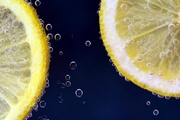
#> input picture edu/lemon.jpg, 180 x 120 px, shrunk from 720 x 480 before the run
$ python ycocg_and_rgb_bitplane.py   (older library calls are emulated)
#> lines starting #> are read from the running program, lines starting #| are printed output that depends on the picture
### edu/img_metrics.py
from PIL import Image
import numpy as np
from scipy.signal import convolve2d
from skimage.metrics import structural_similarity

def calculate_mse(original, transformed):
	return np.mean((original - transformed) ** 2)

def calculate_psnr(original, transformed):
	mse_val = calculate_mse(original, transformed)
	if mse_val == 0.0:
		return float('inf')
	signal_power = np.mean(original ** 2)
	return 10.0 * np.log10(signal_power / mse_val)

def calculate_contrast_ratio(original, transformed):
	# Calculate cumulative distributions
	cd1 = np.cumsum(original) / np.sum(original)
	cd2 = np.cumsum(transformed) / np.sum(transformed)

	# Calculate contrast ratio using the area between the cumulative distributions
	contrast_ratio_diff_val = np.sum(np.abs(cd1 - cd2))
	contrast_ratio_diff_db = 10.0 * np.log10(contrast_ratio_diff_val + 1.0)

	return contrast_ratio_diff_db

def calculate_brightness_difference(original, transformed):
	brightness_diff = np.abs(np.mean(original) - np.mean(transformed))
	return brightness_diff

# [27 lines left out: functions calculate_saturation_difference, calculate_laplacian, calculate_sharpness_threshold_measure, not called in this run]

def calculate_ssim(original, transformed):
	return structural_similarity(original, transformed, multichannel=True, channel_axis=2)

def calculate_pixel_difference(original, transformed):
	return np.sum(np.abs(original - transformed)) / np.prod(original.shape)

# [13 lines left out: function compare_metrics, not called in this run]

def print_metrics(image1_path, image2_path):
	psnr, ssim, contrast_ratio_db, brightness_diff, saturation_diff, sharpness_threshold_db, pixel_diff = compare_metrics(image1_path, image2_path)
	print(f'{image1_path} & {image2_path} | {psnr:.2f} | {ssim:.2f} | {contrast_ratio_db:.2f} | {brightness_diff:.2f} | {saturation_diff:.2f} | {sharpness_threshold_db:.2f} | {pixel_diff:.2f}')

# [28 lines that do not run on import are left out]

### edu/ycocg_and_rgb_bitplane.py
import numpy as np
from PIL import Image
from sklearn.decomposition import PCA
from pathlib import Path
from img_metrics import calculate_mse, calculate_psnr, calculate_contrast_ratio


def rgb_to_ycocg(r, g, b):
	y = r // 4 + g // 2 + b // 4
	co = r // 2 + -b // 2
	cg = -r // 4 + g // 2 + -b // 4
	return (y, co, cg)

def ycocg_to_rgb(y, co, cg):
	r = y + co + -cg
	g = y + cg
	b = y - co - cg
	return (r, g, b)

def example_rgb_to_ycocg_to_rgb():
	print('----- example_rgb_to_ycocg_to_rgb() -----')
	# Generate random RGB colors
	np.random.seed(13) # For reproducibility
	rgb_colors = np.random.randint(0, 255, size=(1000, 3))  # 1000 random colors

	# Convert RGB to YCoCg and back to RGB
	ycocg_colors = np.array([rgb_to_ycocg(*color) for color in rgb_colors])
	restored_colors = np.array([ycocg_to_rgb(*color) for color in ycocg_colors])

	# Calculate MSE and SNR
	mse_val = calculate_mse(rgb_colors, restored_colors)
	snr_val = calculate_psnr(rgb_colors, restored_colors)
	print(f"YCoCg restored MSE: {mse_val:.4f}")
	print(f"YCoCg restored PSNR: {snr_val:.2f} dB")

	print(f'YCoCg difference R: {(np.sum(rgb_colors[:, 0] - restored_colors[:, 0])) / np.sum(rgb_colors[:, 0]) * 100.0:.2f}%')
	print(f'YCoCg difference G: {(np.sum(rgb_colors[:, 1] - restored_colors[:, 1])) / np.sum(rgb_colors[:, 1]) * 100.0:.2f}%')
	print(f'YCoCg difference B: {(np.sum(rgb_colors[:, 2] - restored_colors[:, 2])) / np.sum(rgb_colors[:, 2]) * 100.0:.2f}%')

def example_ycocg_and_rgb_bitplane(image_path='lemon.jpg'):
#> called with image_path = 'lemon.jpg'
	print('----- example_ycocg_and_rgb_bitplane() -----')
	# Open the image file
	img = Image.open(image_path)
#> img is the input picture: PIL image 180x120 RGB; mean R, G, B 113.2, 110.1, 94.7
	img_array = np.array(img)
	r_array = np.zeros(img_array.shape)
	r_array[..., 0] = img_array[..., 0]
	g_array = np.zeros(img_array.shape)
	g_array[..., 1] = img_array[..., 1]
	b_array = np.zeros(img_array.shape)
	b_array[..., 2] = img_array[..., 2]

	y_array = np.zeros(img_array.shape)
	co_array = np.zeros(img_array.shape)
	cg_array = np.zeros(img_array.shape)
	co_re_array = np.zeros(img_array.shape)
	cg_re_array = np.zeros(img_array.shape)

	# Iterate through the rows and columns of the image
	for i in range(img_array.shape[0]):
		for j in range(img_array.shape[1]):
			pixel = img_array[i, j]
			y, co, cg = rgb_to_ycocg(pixel[0], pixel[1], pixel[2])
			y_array[i, j] = y
			co_array[i, j] = co
			cg_array[i, j] = cg

			co_re_array[i, j] = ycocg_to_rgb(0, co, 0)
			cg_re_array[i, j] = ycocg_to_rgb(0, 0, cg)

			linear_index = j * img_array.shape[0] + i
			if linear_index % 100_000 == 0:
				print(f"Pixel ({i + 1}, {j + 1}): {pixel}")
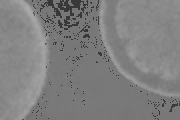
#> cg_array: shape (120, 180, 3) float64; min 51, max 169, mean 127.4
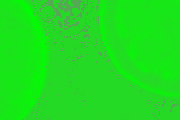
#> cg_re_array: shape (120, 180, 3) float64; mean R, G, B -127.4, 127.4, -127.4; drawn with min black and max white
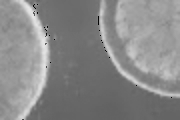
#> co_array: shape (120, 180, 3) float64; min 2, max 229, mean 136.4
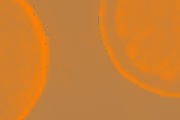
#> co_re_array: shape (120, 180, 3) float64; mean R, G, B 136.4, 0, -136.4; drawn with min black and max white
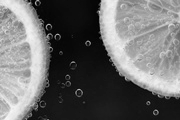
#> y_array: shape (120, 180, 3) float64; min 1, max 245, mean 106

	Path("ycocg_converted").mkdir(parents=True, exist_ok=True)
	r_img = Image.fromarray(r_array.astype(np.uint8))
	r_img.save('ycocg_converted/r_img.png')
	g_img = Image.fromarray(g_array.astype(np.uint8))
	g_img.save('ycocg_converted/g_img.png')
	b_img = Image.fromarray(b_array.astype(np.uint8))
	b_img.save('ycocg_converted/b_img.png')

	y_img = Image.fromarray(y_array.astype(np.uint8))
	y_img.save('ycocg_converted/y_img.png')
	co_img = Image.fromarray(co_array.astype(np.uint8))
	co_img.save('ycocg_converted/co_img.png')
	cg_img = Image.fromarray(cg_array.astype(np.uint8))
	cg_img.save('ycocg_converted/cg_img.png')
	co_re_img = Image.fromarray(co_re_array.astype(np.uint8))
	co_re_img.save('ycocg_converted/co_re_img.png')
	cg_re_img = Image.fromarray(cg_re_array.astype(np.uint8))
	cg_re_img.save('ycocg_converted/cg_re_img.png')

	Path("rgb_bitplanes").mkdir(parents=True, exist_ok=True)
	for i in range(8):
		img_bitplane_array = (img_array & (1 << i) != 0).astype(np.uint8) * 255
		img_bitplane = Image.fromarray(img_bitplane_array)
		img_bitplane.save(f'rgb_bitplanes/img_rgb_bitplane_{i}.png')
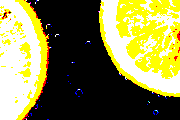
#> img_bitplane: PIL image 180x120 RGB; mean R, G, B 135.3, 132.5, 76.6

def example_pca_components(image_path='lemon.jpg'):
#> called with image_path = 'lemon.jpg'
	print('----- example_pca_components() -----')
	# Open the image file
	img = Image.open(image_path)
	img_array = np.array(img)
	x, y, ch = img_array.shape
	img_array_r = img_array[..., 0]
	img_array_g = img_array[..., 1]
	img_array_b = img_array[..., 2]

	pca_component_test = x // 64
	pca = PCA(n_components=pca_component_test)
	img_array_r_pc = pca.fit_transform(img_array_r)
	img_array_r_re = pca.inverse_transform(img_array_r_pc)
	img_array_g_pc = pca.fit_transform(img_array_g)
	img_array_g_re = pca.inverse_transform(img_array_g_pc)
	img_array_b_pc = pca.fit_transform(img_array_b)
	img_array_b_re = pca.inverse_transform(img_array_b_pc)

	Path("pca_component_test").mkdir(parents=True, exist_ok=True)
	img_r_edit_pca = Image.fromarray(img_array_r_re.astype(np.uint8), 'L')
	img_r_edit_pca.save(f'pca_component_test/img_r_edit_pca_{pca_component_test}.png')
	img_g_edit_pca = Image.fromarray(img_array_g_re.astype(np.uint8), 'L')
	img_g_edit_pca.save(f'pca_component_test/img_g_edit_pca_{pca_component_test}.png')
	img_b_edit_pca = Image.fromarray(img_array_b_re.astype(np.uint8), 'L')
	img_b_edit_pca.save(f'pca_component_test/img_b_edit_pca_{pca_component_test}.png')

	Path("pca_component_iter").mkdir(parents=True, exist_ok=True)
	print(f"PCA (n_components) | PSNR | Contrast Ratio Difference")
	for i in range(0, x + 1, 10):
		pca = PCA(n_components=i)
		img_array_b_pc = pca.fit_transform(img_array_r)
		img_array_b_re = pca.inverse_transform(img_array_b_pc)
		img_b_edit = Image.fromarray(img_array_b_re.astype(np.uint8), 'L')
		img_b_edit.save(f'pca_component_iter/img_b_{i}.png')

		psnr_val = calculate_psnr(img_array_r, img_array_b_re)
		contrast_ratio_diff_val = calculate_contrast_ratio(img_array_r, img_array_b_re)
		print(f"{i} | {psnr_val:.2f} dB | {contrast_ratio_diff_val:.2f} dB")
#> this loop made 13 passes
#| 0 | -17.75 dB | 31.72 dB
#| 10 | -3.58 dB | 4.60 dB
#| 20 | -0.38 dB | 3.17 dB
#| 30 | 2.18 dB | 1.96 dB
#| 40 | 4.50 dB | 1.41 dB
#| 50 | 6.88 dB | 0.92 dB
#| 60 | 9.21 dB | 0.62 dB
#| 70 | 11.78 dB | 0.52 dB
#> (further printed lines are left out)
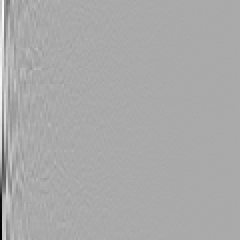
#> img_array_b_pc: shape (120, 120) float64 (shown 2 times larger); min -1310.3, max 654.8, mean 0; drawn with min black and max white

if __name__ == '__main__':
	example_rgb_to_ycocg_to_rgb()
	example_ycocg_and_rgb_bitplane()
	example_pca_components()
